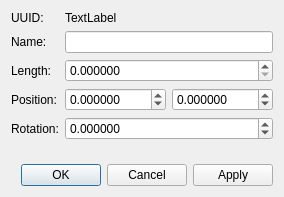
<?xml version="1.0" encoding="UTF-8"?>
<ui version="4.0">
 <class>librepcb::library::editor::SymbolPinPropertiesDialog</class>
 <widget class="QDialog" name="librepcb::library::editor::SymbolPinPropertiesDialog">
  <property name="geometry">
   <rect>
    <x>0</x>
    <y>0</y>
    <width>270</width>
    <height>197</height>
   </rect>
  </property>
  <property name="windowTitle">
   <string>Pin Properties</string>
  </property>
  <layout class="QVBoxLayout" name="verticalLayout">
   <item>
    <layout class="QFormLayout" name="formLayout">
     <item row="0" column="0">
      <widget class="QLabel" name="label">
       <property name="text">
        <string>UUID:</string>
       </property>
      </widget>
     </item>
     <item row="0" column="1">
      <widget class="QLabel" name="lblUuid">
       <property name="text">
        <string>TextLabel</string>
       </property>
       <property name="textInteractionFlags">
        <set>Qt::LinksAccessibleByMouse|Qt::TextSelectableByMouse</set>
       </property>
      </widget>
     </item>
     <item row="1" column="0">
      <widget class="QLabel" name="label_2">
       <property name="text">
        <string>Name:</string>
       </property>
      </widget>
     </item>
     <item row="1" column="1">
      <widget class="QLineEdit" name="edtName">
       <property name="maxLength">
        <number>20</number>
       </property>
      </widget>
     </item>
     <item row="2" column="0">
      <widget class="QLabel" name="label_6">
       <property name="text">
        <string>Length:</string>
       </property>
      </widget>
     </item>
     <item row="2" column="1">
      <widget class="QDoubleSpinBox" name="spbLength">
       <property name="decimals">
        <number>6</number>
       </property>
       <property name="maximum">
        <double>9999.000000000000000</double>
       </property>
       <property name="singleStep">
        <double>2.540000000000000</double>
       </property>
      </widget>
     </item>
     <item row="3" column="0">
      <widget class="QLabel" name="label_4">
       <property name="text">
        <string>Position:</string>
       </property>
      </widget>
     </item>
     <item row="3" column="1">
      <layout class="QHBoxLayout" name="horizontalLayout">
       <item>
        <widget class="QDoubleSpinBox" name="spbPosX">
         <property name="decimals">
          <number>6</number>
         </property>
         <property name="minimum">
          <double>-9999.000000000000000</double>
         </property>
         <property name="maximum">
          <double>9999.000000000000000</double>
         </property>
         <property name="singleStep">
          <double>2.540000000000000</double>
         </property>
        </widget>
       </item>
       <item>
        <widget class="QDoubleSpinBox" name="spbPosY">
         <property name="decimals">
          <number>6</number>
         </property>
         <property name="minimum">
          <double>-9999.000000000000000</double>
         </property>
         <property name="maximum">
          <double>9999.000000000000000</double>
         </property>
         <property name="singleStep">
          <double>2.540000000000000</double>
         </property>
        </widget>
       </item>
      </layout>
     </item>
     <item row="4" column="0">
      <widget class="QLabel" name="label_5">
       <property name="text">
        <string>Rotation:</string>
       </property>
      </widget>
     </item>
     <item row="4" column="1">
      <widget class="QDoubleSpinBox" name="spbRotation">
       <property name="decimals">
        <number>6</number>
       </property>
       <property name="minimum">
        <double>-360.000000000000000</double>
       </property>
       <property name="maximum">
        <double>360.000000000000000</double>
       </property>
       <property name="singleStep">
        <double>45.000000000000000</double>
       </property>
      </widget>
     </item>
    </layout>
   </item>
   <item>
    <widget class="QDialogButtonBox" name="buttonBox">
     <property name="orientation">
      <enum>Qt::Horizontal</enum>
     </property>
     <property name="standardButtons">
      <set>QDialogButtonBox::Apply|QDialogButtonBox::Cancel|QDialogButtonBox::Ok</set>
     </property>
    </widget>
   </item>
  </layout>
 </widget>
 <resources/>
 <connections/>
</ui>
